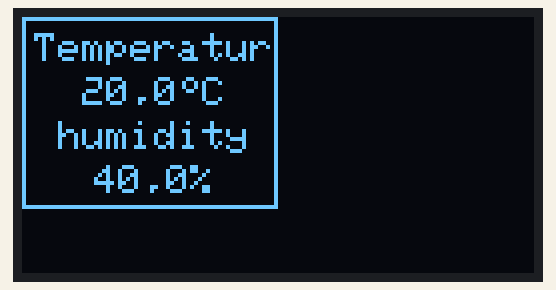
Simulated run of this sketch. Board: Arduino Uno, built with avr-gcc and run on an emulated ATmega328P. On the bench: 128×64 one-colour display.

Above: at 0.2 s.
At 4.4 s:
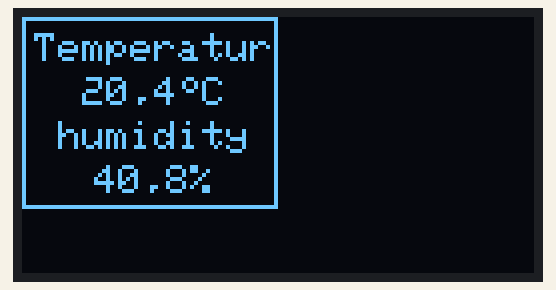
At 9.7 s:
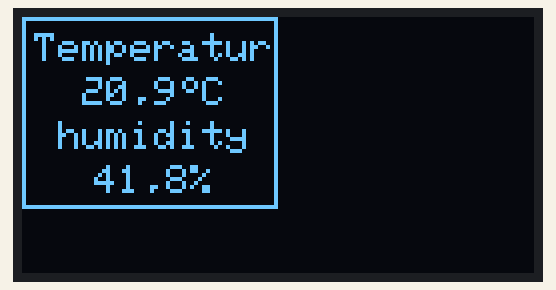
At 19.2 s:
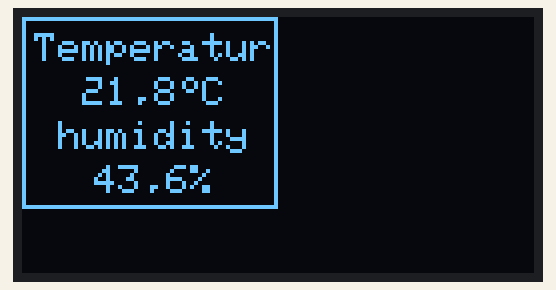
At 28.7 s:
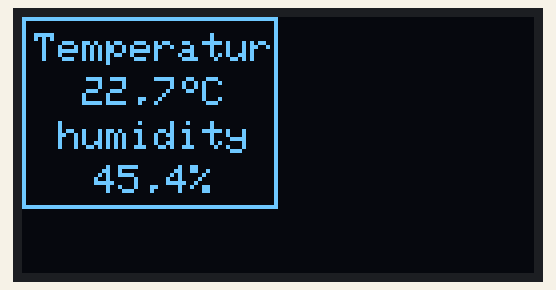
At 38.2 s:
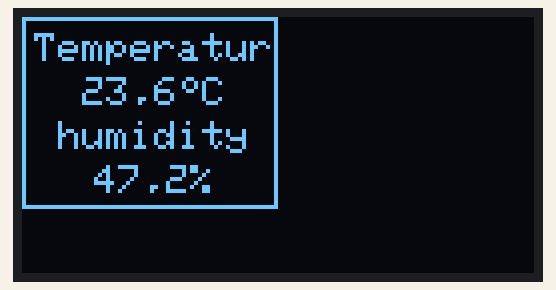

Measured:
- what the display in image 0 shows lasts 1.1 s, from 0.1 s to 1.2 s

The sketch:

D1_oop03_oled_screen4.ino
```cpp
//_____D1_oop03_oled_screen4.ino_____________170411-170412_____
// Display text on OLED shield using an easy to use extended
//   display class for displaying text (12 different "screens")
//   "temperature" 20..40, increased by 0,1° every second
//   "humidity"    double value of temperature
// Hardware: WeMos D1 Mini
//           OLED Shield: SSD1306, 64x48 pixel, I2C
//                        SCL GPIO5, SDA GPIO4, OLED_RESET GPIO0
#include "D1_class_DisplayKH.h"
#define OLED_RESET 0              // OLED_RESET=D3=GPIO0
DisplayKH display_;               // display object

float f=20;                                 //dummy value 20..40
char carray[10];                            // convert helper
String s1;                                  // help string
String sDeg=String((char)247);              // degree symbol

void setup() {
 display_.screen4(1,"Temperature");         // line 1 (inverted)
 display_.screen4(3,"humidity",'c');        // line 3
}

void loop() {
 dtostrf(f,6,1,carray);                     // format float 6.1
 s1=String(carray);                         // array to string
 s1.trim();                                 // remove blanks
 display_.screen4(2, s1+sDeg+"C", 'c');     // print temperature
 dtostrf(2*f,6,1,carray);                   // format float 6.1
 s1=String(carray);                         // array to string
 s1.trim();                                 // remove blanks
 display_.screen4(4, s1+"%", 'c');          // print humidity
 delay(1000);                               // wait 1 sec
 f=f+0.1; if(f>40) f=20;                    // inc value
}
```

Source omitted: D1_class_DisplayKH.h (46478 bytes)
